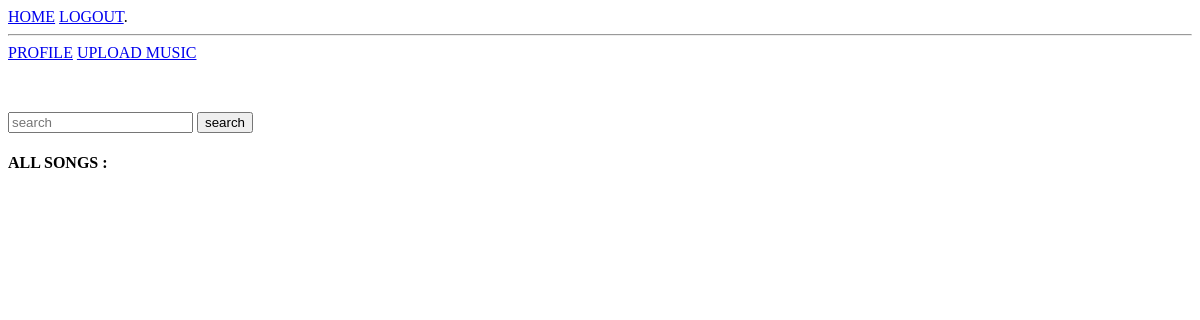
The page / (signed in) on the database as committed earlier.
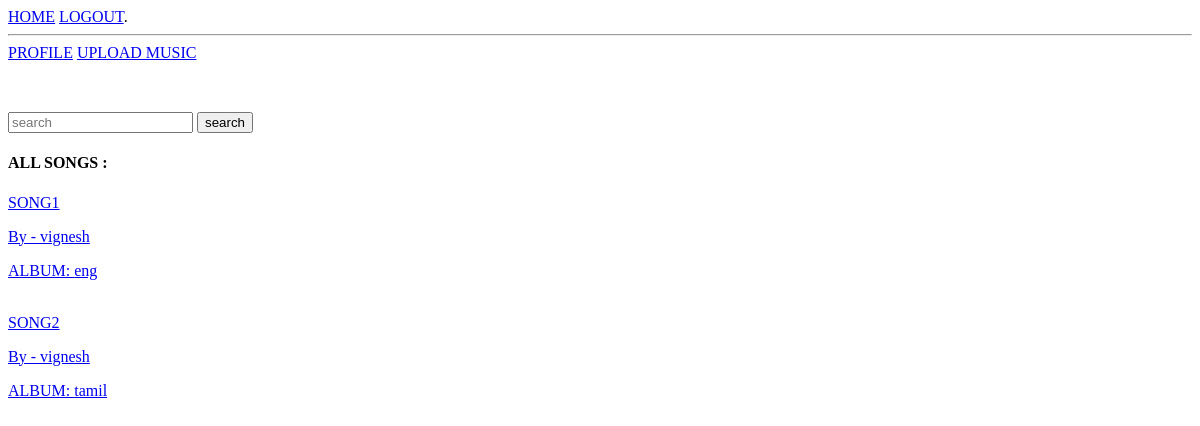
The same page on the database as committed later.
### models.py (models this page shows, shortened)
class Song(db.Model):
    id = db.Column(db.String(500), primary_key=True)
    url = db.Column(db.String(500),unique=True ,nullable=False)
    title = db.Column(db.String(100), nullable=False)
    artist = db.Column(db.String(100), nullable=False)
    user = db.Column(db.String(100), nullable=False)
    album = db.Column(db.String(100), nullable=True)
    file_loc = db.Column(db.String(600), nullable=False)

### app.py (the view)
@app.route('/')
def index():
    songs = Song.query.all()
    return render_template('index.html',songs=songs,search=False)

### templates/index.html
<html>
    <body>
        <nav>
            <a href="{{ url_for('index') }}">HOME</a>
            <a href="{{ url_for('logout') }}">LOGOUT</a>.
        </nav>
        <hr>
        <section>
        <div class="content">
            {% if session.name %}
                <a href="{{ url_for('profile',user_id=session.id) }}">PROFILE</a>
                <a href="{{ url_for('upload') }}">UPLOAD MUSIC</a>
                <p><br></p>
                <div>
                    <form action="{{ url_for('search') }}" method="POST">
                        <input placeholder="search" autocomplete="off" type="text" name="search">
                        <input type="submit" name="search" value="search">
                     </form>
                </div>
                {% if search==True %}
                    <p>SEARCH RESULTS ARE: </p><br>
                    <h4>SONGS:</h4>
                    {% for song in songs_title %}
                    <div>
                        <a href="{{ song.url }}"><p>{{ song.title.upper() }}</p> </a>
                        <a href="{{ url_for('profile',user_id=song.user) }}"><p>By - {{ song.artist }}</p></a>
                        {% if song.album %}
                            <a href="{{ url_for('album',user_id=song.user, album=song.album) }}">ALBUM: {{ song.album }}</a>
                        {% endif %}
                    </div>
                    {% endfor %}
                    <br>
                    <h4>ARTISTS: </h4>
                    {% for artist in artists %}
                    <div>
                        <a href="{{ url_for('profile',user_id=artist.id) }}">{{ artist.name }}</a><br>
                    </div>
                    {% endfor %}
                    <br>
                    <h4>ALBUMS: </h4>
                    {% for song in songs_album %}
                    <div>
                        <a href="{{ url_for('album',user_id=song.user, album=song.album) }}"><p>{{ song.album.upper() }}</p></a>
                        <a href="{{ url_for('profile',user_id=song.user) }}"><p>By - {{ song.artist }}</p></a>
                    </div>
                    {% endfor %}
                {% else %}
                    <h4>ALL SONGS : </h4>
                    {% for song in songs %}
                    <div>
                        <a href="{{ song.url }}"><p>{{ song.title.upper() }}</p> </a>
                        <a href="{{ url_for('profile',user_id=song.user) }}"><p>By - {{ song.artist }}</p></a>
                        {% if song.album %}
                            <a href="{{ url_for('album',user_id=song.user, album=song.album) }}">ALBUM: {{ song.album }}</a>
                        {% endif %}
                    </div>
                    <br>
                    {% endfor %}
                {% endif %}
            {% else %}
                You are not logged in. <a href="{{ url_for('login') }}">LOGIN</a>.
                <a href="{{ url_for('signup') }}">SIGNUP</a>.
        {% endif %}
        </div>
        </section>
    </body>
</html>

Rows that differ between the two databases and show on the page:
added Song: title "SONG1", artist "vignesh", album "eng"
added Song: title "SONG2", artist "vignesh", album "tamil"
